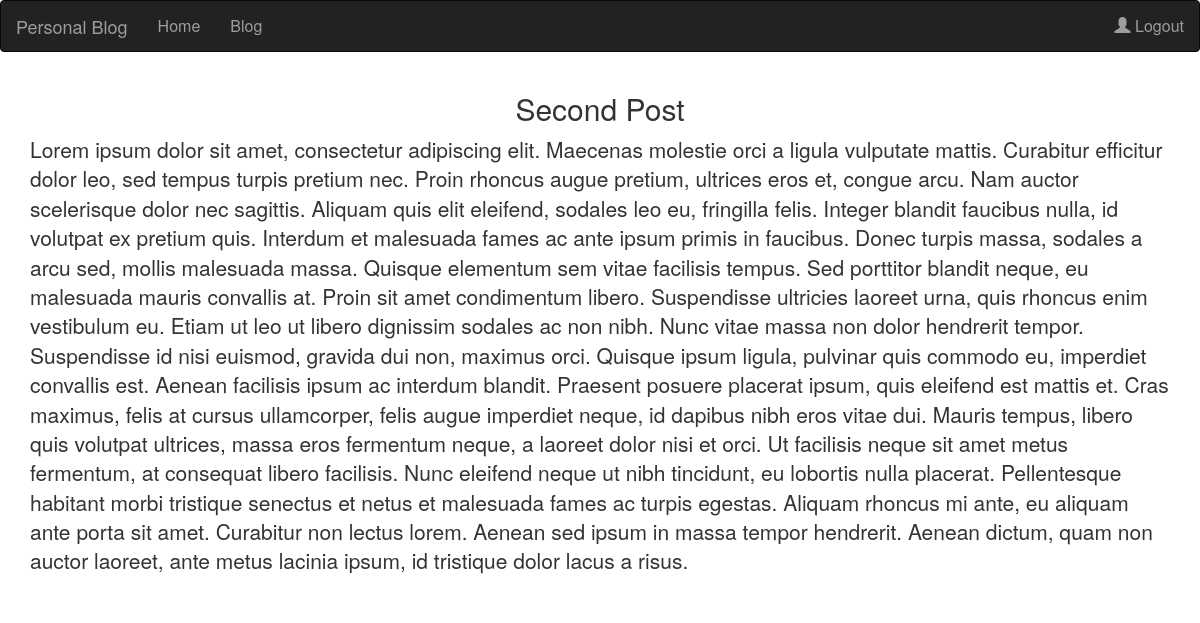
Page /blog/2/ (signed in) on the committed database.
### blog/models.py (models this page shows, shortened)
class Post(models.Model):
    date = models.DateTimeField(auto_now=True)
    title = models.CharField(max_length=20)
    content = models.TextField()
    author = models.ForeignKey(User, on_delete= models.CASCADE)

### blog/views.py (the view)
# urls.py: path('blog/<int:pk>/', blogDetailView.as_view(), name='blog-detail'),
class blogDetailView(DetailView):
    model = Post
    template_name = 'blog/blog_detail.html'

### blog/templates/blog/blog_detail.html
{% extends 'blog/common.html' %}
{% block content %}
    <div class="container">
        <h2 class="text-center display-1"> {{ post.title }} </h2>
        <p class="lead"> {{ post.content }}</p>
    </div>
{% endblock %}

### rows in the picture
Post: title "Second Post", content "Lorem ipsum dolor sit amet, consectetur adipiscing elit. Maecenas molestie orci a ligula vulputate mattis. Curabitur efficitur dolor leo, sed tempus turpis pretium nec. Proin rhoncus augue pretium, ultrices eros et, congue arcu. Nam auctor scelerisque dolor nec sagittis. Aliquam quis elit eleifend, sodales leo eu, fringilla felis. Integer blandit faucibus nulla, id volutpat ex pretium quis. Interdum et malesuada fames ac ante ipsum primis in faucibus. Donec turpis massa, sodales a arcu sed, mollis malesuada massa. Quisque elementum sem vitae facilisis tempus. Sed porttitor blandit neque, eu malesuada mauris convallis at. Proin sit amet condimentum libero. Suspendisse ultricies laoreet urna,…"
